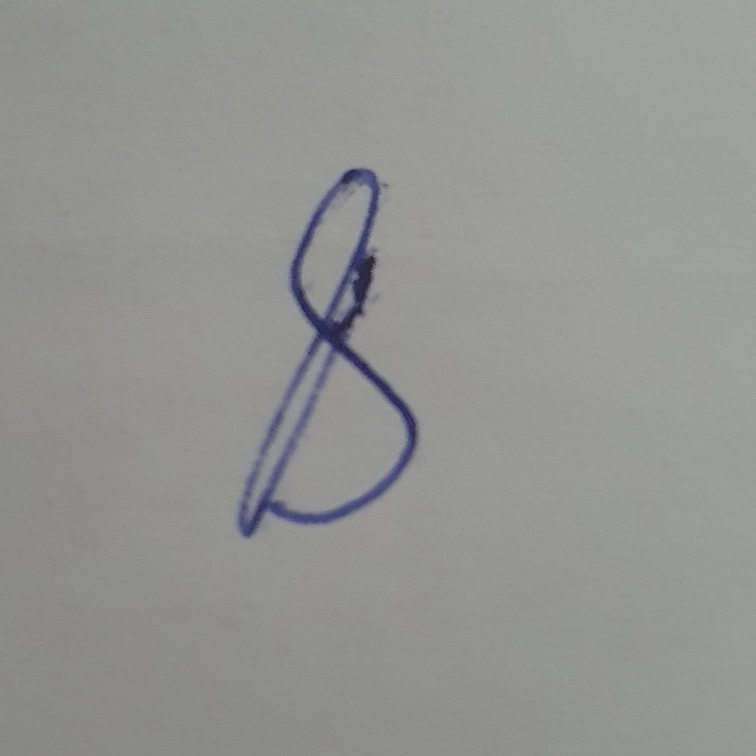
#> input picture Chapter 03/07. Computer Vision/day2/8.jpg, 3024 x 3024 px (shown at 1/4 size)
$ jupyter execute --allow-errors dig_class.ipynb
#> lines starting #> are read from the running program, lines starting #| are printed output that depends on the picture; after the words box and inside, x2 and y2 are one past the last pixel; in counts of white or black regions, pixels touching at a corner belong together
[cell 1]
#Importing needed packages
import pandas as pd
import numpy as np
import matplotlib.pyplot as plt
import torch
import torch.nn as nn
import torch.nn.functional as F
from torchvision import datasets, transforms
from torch.utils.data import DataLoader
import torch.optim as optim
import time

torch.manual_seed(0)
#> (this line was passed over: torch is not available in this run)

[cell 2]
class Network(nn.Module):
    def __init__(self):
        super(Network, self).__init__()
        self.conv1=nn.Conv2d(1, 32, 5, padding=1, stride=2)
        self.pool=nn.MaxPool2d(2,2)

        self.conv2=nn.Conv2d(32, 16, 5)
        self.fc1=nn.Linear(16*1*1, 128)
        self.fc2=nn.Linear(128, 64)
        self.fc3=nn.Linear(64,10)

    def forward(self, x):
        #print(x.shape)
        x=self.pool(F.relu(self.conv1(x)))
        x=self.pool(F.relu(self.conv2(x)))
        #print(x.shape)
        x=x.view(x.shape[0], -1)
        x=F.relu(self.fc1(x))
        x=F.relu(self.fc2(x))
        x=self.fc3(x)
        #x=F.softmax(x, dim=1)
        return x

#> (the rest of this cell did not finish here and is left out)

#> (a cell that did not finish here is left out)

#> (a cell that did not finish here is left out)

[cell 5]
import cv2
import matplotlib.pyplot as plt
img=cv2.imread('8.jpg')
#> img is the input picture: shape (3024, 3024, 3); mean B, G, R 146.4, 148, 147.5
rgb_img=img.copy()
rgb_img=cv2.cvtColor(rgb_img, cv2.COLOR_BGR2RGB)
gray_img=rgb_img.copy()
gray_img=cv2.cvtColor(gray_img,cv2.COLOR_RGB2GRAY)
retval, threshold = cv2.threshold(gray_img, 0,255, cv2.THRESH_BINARY_INV+cv2.THRESH_OTSU)
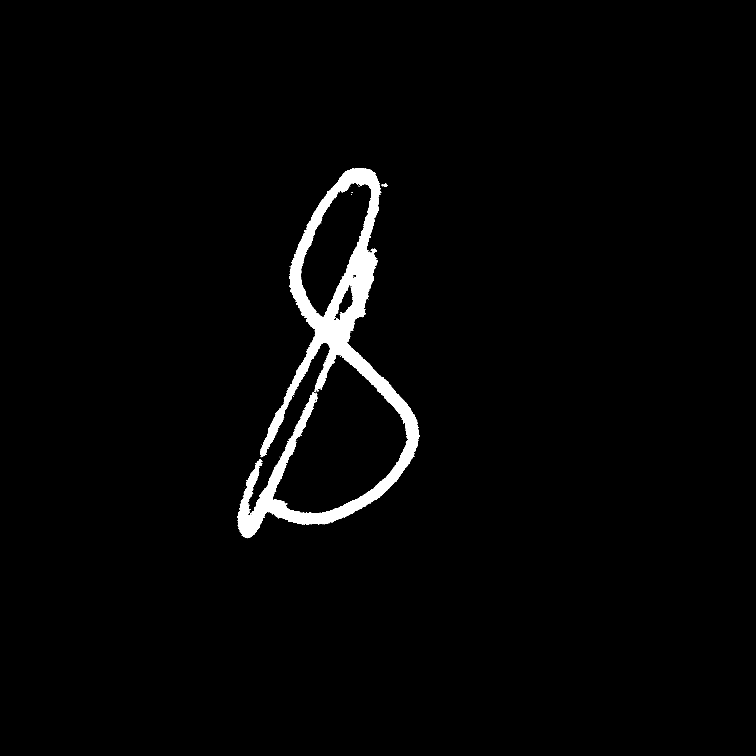
#> threshold: shape (3024, 3024) (shown at 1/4 size); 2.1% white; 44 white regions (40 under 20 px)
#> retval = 116
#plt.imshow(threshold)
contours, hierarchy = cv2.findContours(threshold, cv2.RETR_EXTERNAL,cv2.CHAIN_APPROX_NONE)
#> contours = 34 contours, 32 with area under 20; largest, box (x1, y1, x2, y2) and area: (950, 672, 1678, 2153) 274350, (1527, 734, 1552, 746) 128
sorted_contours=sorted(contours, key=cv2.contourArea, reverse=True)
#> sorted_contours has the same summary as contours
copy_img=rgb_img.copy()
drawing=cv2.drawContours(copy_img, sorted_contours[0], -1, (0,255,0),2)
x,y,w,h = cv2.boundingRect(sorted_contours[0])
#> x = 950; y = 672; w = 728; h = 1481
x = x-300
#> x = 650
y = y-400
#> y = 272
w = w+600
#> w = 1328
h = h+600
#> h = 2081
copy=rgb_img.copy()
rect=cv2.rectangle(copy, (x,y), (x+w, y+h),(0,255,0), 2)
croped_img=threshold[y:y+h,x:x+w]
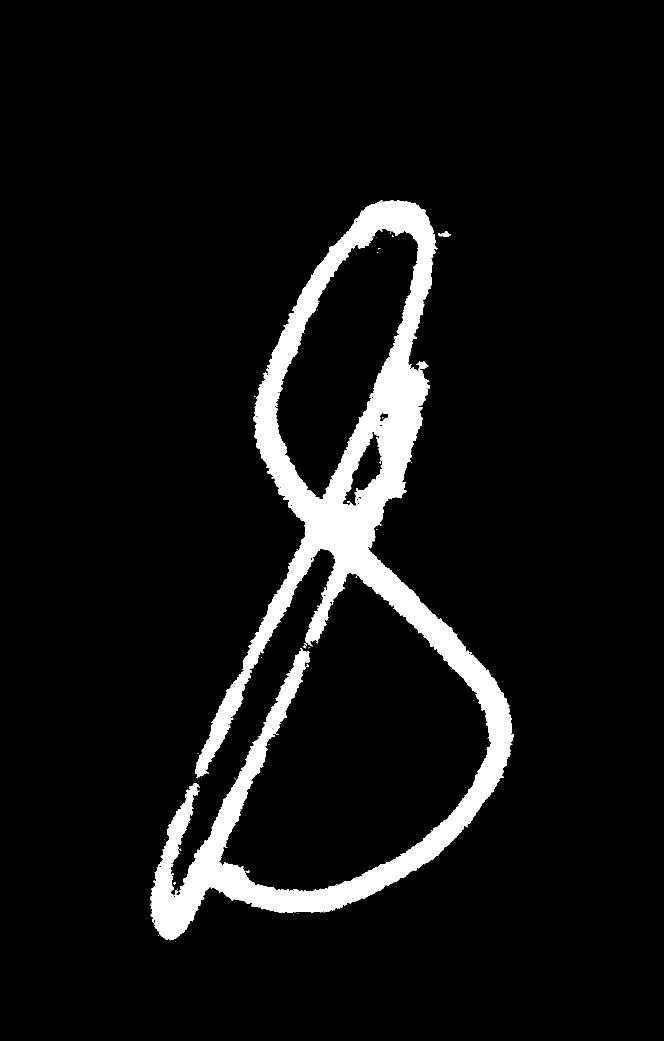
#> croped_img: shape (2081, 1328) (shown at 1/2 size); 7.1% white; 44 white regions (40 under 20 px), largest, box (x1, y1, x2, y2) and area: (300, 400, 1028, 1881) 194632, (877, 462, 902, 474) 158, (493, 1741, 499, 1746) 24, (607, 1291, 612, 1297) 20
plt.figure(figsize=(15,10))
plt.imshow(croped_img)

[cell 6]
kernel=cv2.getStructuringElement(cv2.MORPH_CROSS, (15,15))
dst=cv2.dilate(croped_img, kernel, iterations=15)
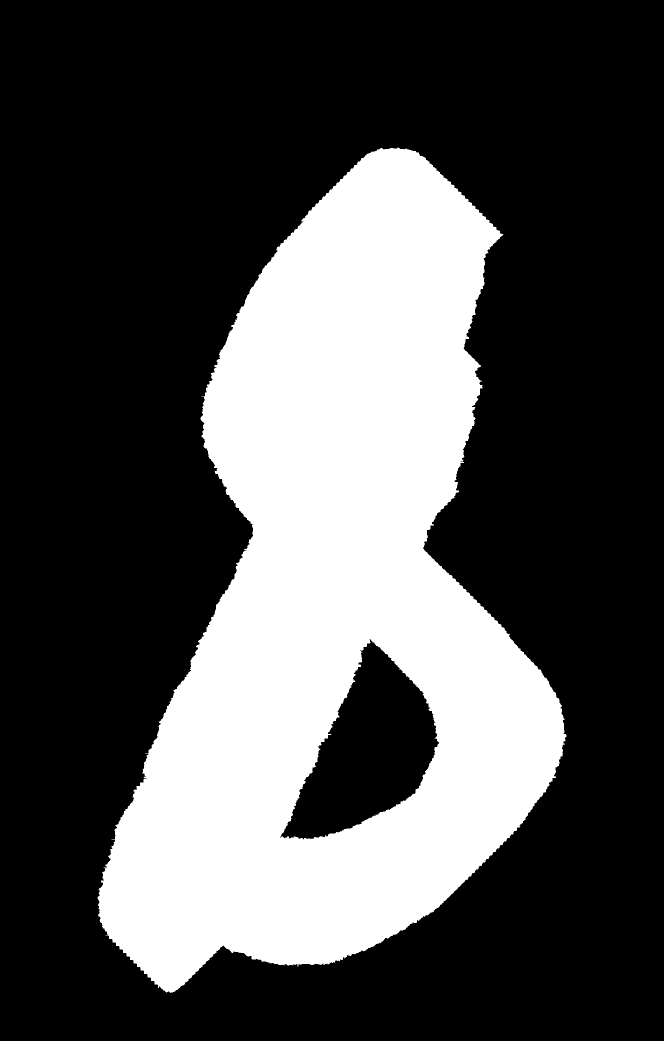
#> dst: shape (2081, 1328) (shown at 1/2 size); 30.4% white; 1 white region, box (x1, y1, x2, y2) and area: (195, 295, 1133, 1986) 840819
dst=cv2.morphologyEx(dst, cv2.MORPH_OPEN, kernel)
dst=cv2.erode(dst, kernel, iterations=5)
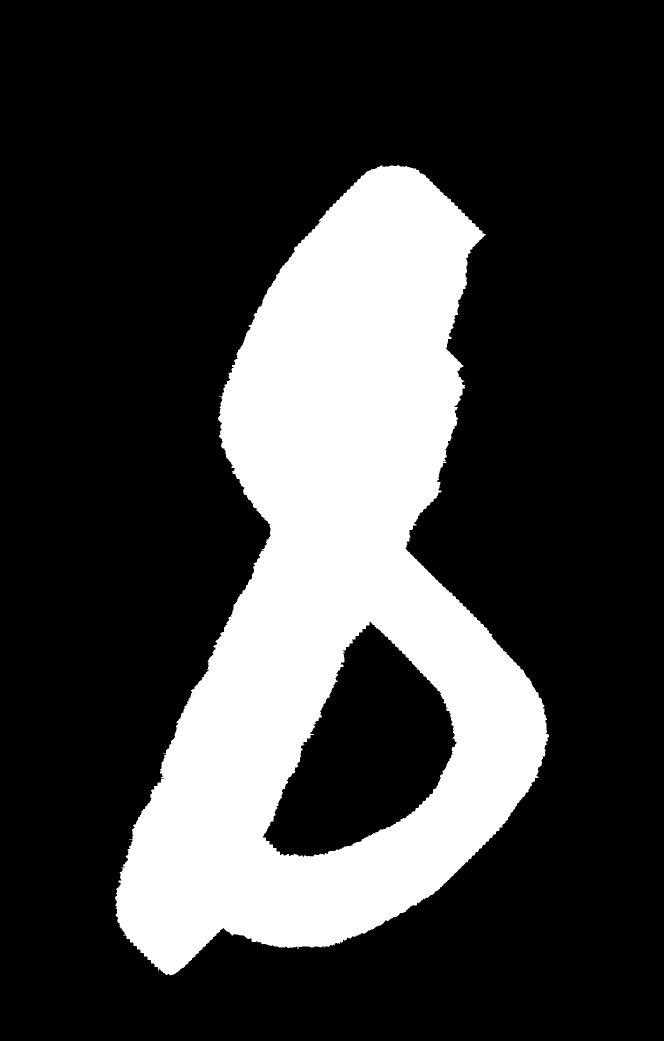
#> dst: shape (2081, 1328) (shown at 1/2 size); 24.3% white; 1 white region, box (x1, y1, x2, y2) and area: (230, 330, 1098, 1951) 672239
dst=cv2.resize(dst, (28,28))
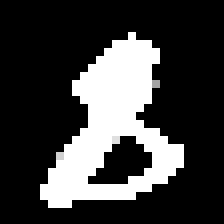
#> dst: shape (28, 28) (shown 8 times larger); min 0, max 255, mean 60.9
filename='output.png'
cv2.imwrite(filename, dst)
plt.imshow(dst, cmap='gray')

$ run again, with Chapter 03/07. Computer Vision/day2/2.jpg copied over Chapter 03/07. Computer Vision/day2/8.jpg
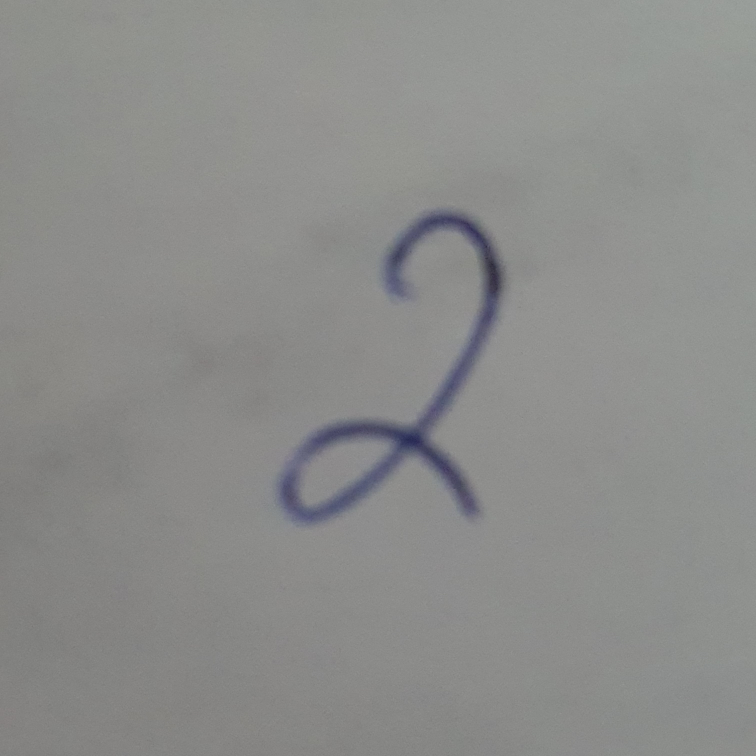
#> input picture Chapter 03/07. Computer Vision/day2/2.jpg, 3024 x 3024 px (shown at 1/4 size)
#> img is the input picture: shape (3024, 3024, 3); mean B, G, R 138.7, 140.3, 139.8
#> `retval, threshold = cv2.threshold(gray_img, 0,255, cv2.THRESH_BINARY_I..`:
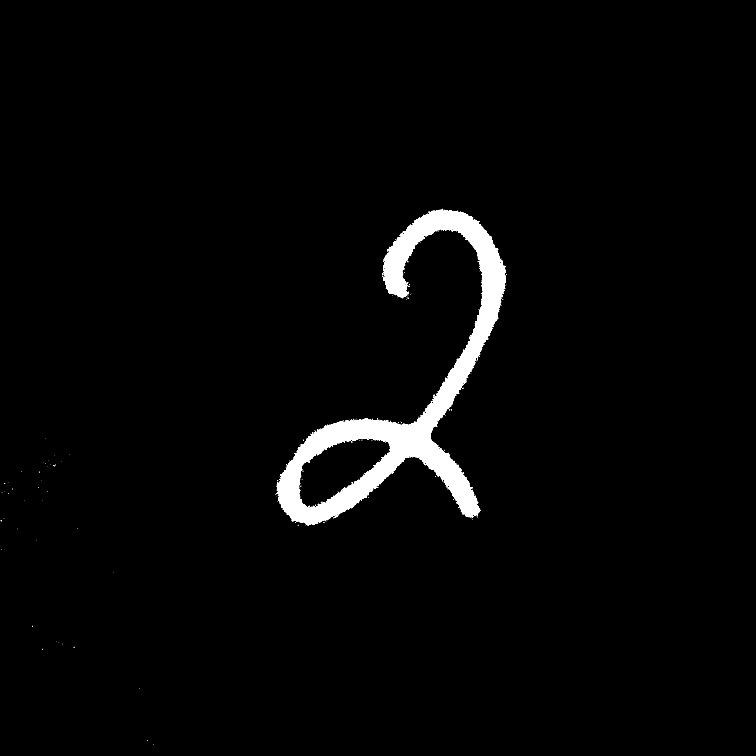
#> threshold: shape (3024, 3024) (shown at 1/4 size); 2.5% white; 202 white regions (198 under 20 px)
#> retval = 118
#> contours = 177 contours, 175 with area under 20; largest, box (x1, y1, x2, y2) and area: (1102, 839, 2024, 2102) 283920, (1333, 2061, 1353, 2073) 43
#> sorted_contours has the same summary as contours
#> `x,y,w,h = cv2.boundingRect(sorted_contours[0])`: x = 1102; y = 839; w = 922; h = 1263
#> `x = x-300`: x = 802
#> `y = y-400`: y = 439
#> `w = w+600`: w = 1522
#> `h = h+600`: h = 1863
#> croped_img: shape (1863, 1522); 8.1% white; 159 white regions (155 under 20 px), largest, box (x1, y1, x2, y2) and area: (300, 400, 1222, 1663) 228856, (531, 1622, 551, 1634) 66, (1003, 481, 1010, 487) 22, (829, 704, 836, 709) 20
#> `dst=cv2.resize(dst, (28,28))`:
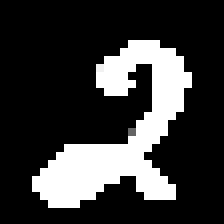
#> dst: shape (28, 28) (shown 8 times larger); min 0, max 255, mean 56.7
